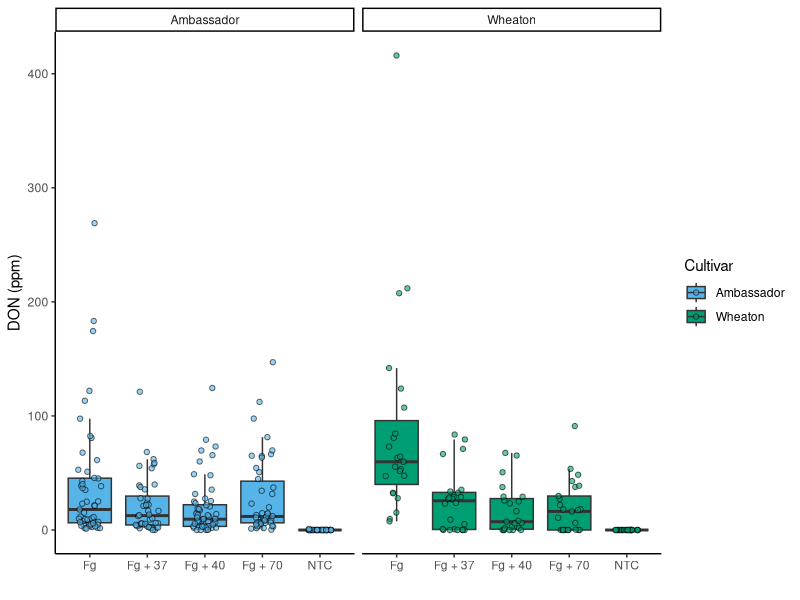
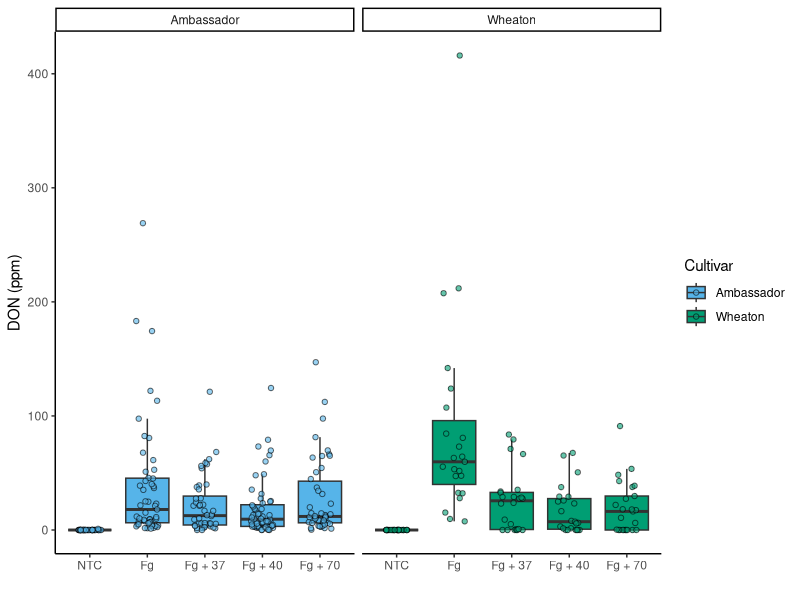
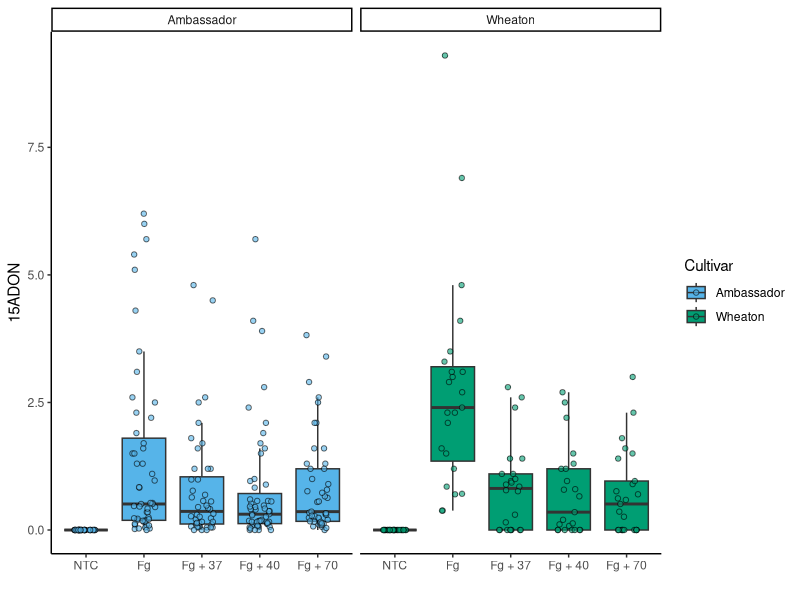
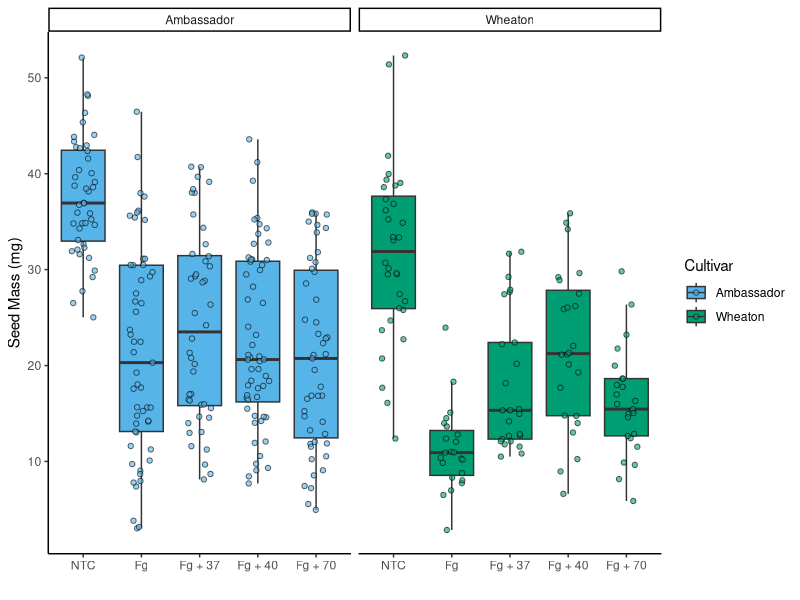
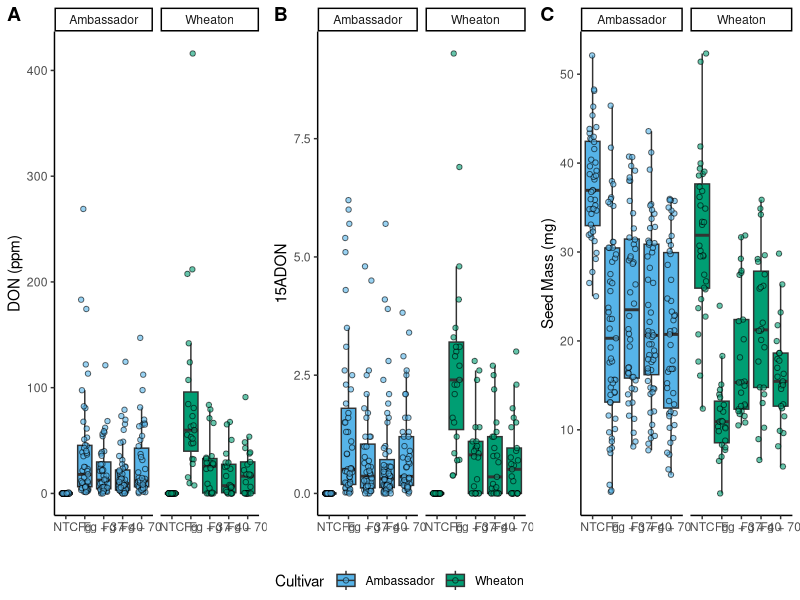
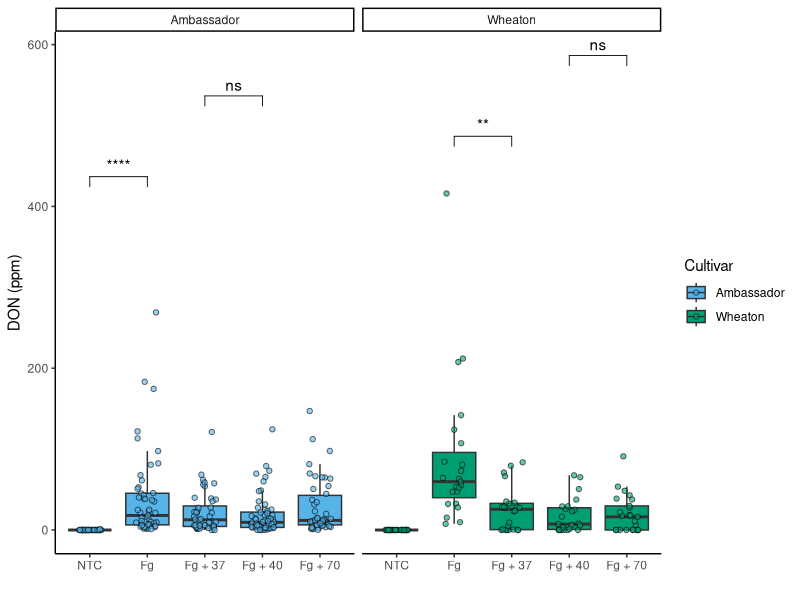
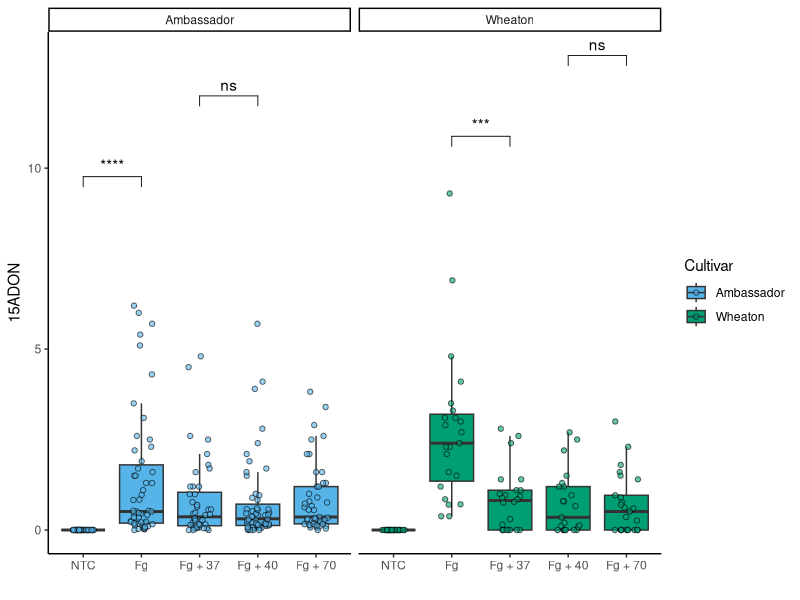
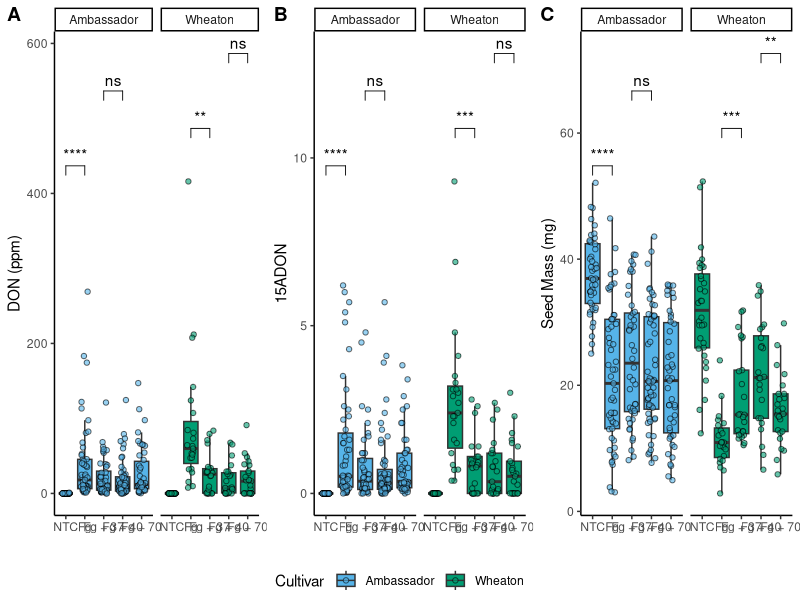

Write R code to recreate these figures, in order.
## ---- chunk 1
 fs::dir_tree()
## ---- chunk 2
library(readr)
library(ggplot2)
library(tidyverse)
library(ggpubr)
library(ggrepel) 
cbbPalette <- c("#000000", "#E69F00", "#56B4E9", "#009E73",
                "#F0E442", "#0072B2", "#D55E00", "#CC79A7")
## ---- chunk 3
Mycotoxin_Data <- read.csv("MycotoxinData.csv",na = "na")
## ---- chunk 4

 ggplot(Mycotoxin_Data, aes(x = Treatment, y = DON, fill = Cultivar)) +
  geom_boxplot(outliers = F) + 
  xlab("") + 
  ylab("DON (ppm)") + 
  geom_point(alpha = 0.6, pch = 21, color = "black", position = position_jitterdodge()) +
  scale_color_manual(values = c(cbbPalette[3], cbbPalette[4])) +
  scale_fill_manual(values = c(cbbPalette[3], cbbPalette[4])) +
  theme_classic() +
  facet_wrap(~Cultivar)

## ---- chunk 5
Mycotoxin_Data$Treatment <- factor(Mycotoxin_Data$Treatment, levels = c("NTC", "Fg", "Fg + 37", "Fg + 40", "Fg + 70"))
## ---- chunk 6
DON.Plot <- ggplot(Mycotoxin_Data, aes(x = Treatment, y = DON, fill = Cultivar)) +
  geom_boxplot(outliers = F) + 
  xlab("") + 
  ylab("DON (ppm)") + 
  geom_point(alpha = 0.6, pch = 21, color = "black", position = position_jitterdodge()) +
  scale_color_manual(values = c(cbbPalette[3], cbbPalette[4])) +
  scale_fill_manual(values = c(cbbPalette[3], cbbPalette[4])) +
  theme_classic() +
  facet_wrap(~Cultivar)
DON.Plot

## ---- chunk 7
X15ADON.Plot <- ggplot(Mycotoxin_Data, aes(x = Treatment, y = X15ADON, fill = Cultivar)) +
  geom_boxplot(outliers = F) + 
  xlab("") + 
  ylab("15ADON") + 
  geom_point(alpha = 0.6, pch = 21, color = "black", position = position_jitterdodge()) +
  scale_color_manual(values = c(cbbPalette[3], cbbPalette[4])) +
  scale_fill_manual(values = c(cbbPalette[3], cbbPalette[4])) +
  theme_classic() +
  facet_wrap(~Cultivar)

X15ADON.Plot
## ---- chunk 8
Seed.mass.plot <- ggplot(Mycotoxin_Data, aes(x = Treatment, y = MassperSeed_mg, fill = Cultivar)) +
  geom_boxplot(outliers = F) + 
  xlab("") + 
  ylab("Seed Mass (mg)") + 
  geom_point(alpha = 0.6, pch = 21, color = "black", position = position_jitterdodge()) +
  scale_color_manual(values = c(cbbPalette[3], cbbPalette[4])) +
  scale_fill_manual(values = c(cbbPalette[3], cbbPalette[4])) +
  theme_classic() +
  facet_wrap(~Cultivar)

Seed.mass.plot
## ---- chunk 9
Combine.plot <- ggarrange(
  DON.Plot,
  X15ADON.Plot, 
  Seed.mass.plot, 
  labels = c("A", "B", "C"),
  nrow = 1,
  ncol = 3,
  common.legend = TRUE,
  legend = "bottom"
)

Combine.plot
## ---- chunk 10
DONplot.pwc <- ggplot(Mycotoxin_Data, aes(x = Treatment, y = DON, fill = Cultivar)) +
  geom_boxplot(outliers = F) + 
  xlab("") + 
  ylab("DON (ppm)") + 
  geom_point(alpha = 0.6, pch = 21, color = "black", position = position_jitterdodge()) +
  scale_color_manual(values = c(cbbPalette[3], cbbPalette[4])) +
  scale_fill_manual(values = c(cbbPalette[3], cbbPalette[4])) +
  theme_classic() +
  facet_wrap(~Cultivar) +
  stat_compare_means(method = "t.test", label = "p.signif", 
                     comparisons = list(c("NTC", "Fg"), 
                                        c("Fg", "Fg + 37"), 
                                        c("Fg + 37", "Fg + 40"), 
                                        c("Fg + 40", "Fg + 70")))

DONplot.pwc


## ---- chunk 11
X15ADONplot.pwc <- ggplot(Mycotoxin_Data, aes(x = Treatment, y = X15ADON, fill = Cultivar)) +
  geom_boxplot(outliers = F) + 
  xlab("") + 
  ylab("15ADON") + 
  geom_point(alpha = 0.6, pch = 21, color = "black", position = position_jitterdodge()) +
  scale_color_manual(values = c(cbbPalette[3], cbbPalette[4])) +
  scale_fill_manual(values = c(cbbPalette[3], cbbPalette[4])) +
  theme_classic() +
  facet_wrap(~Cultivar) +
  stat_compare_means(method = "t.test", label = "p.signif", 
                                        comparisons = list(c("NTC", "Fg"), 
                                                           c("Fg", "Fg + 37"), 
                                                           c("Fg + 37", "Fg + 40"), 
                                                           c("Fg + 40", "Fg + 70")))               
 X15ADONplot.pwc
## ---- chunk 12
 Seed.massplot.pwc <- ggplot(Mycotoxin_Data, aes(x = Treatment, y = MassperSeed_mg, fill = Cultivar)) +
   geom_boxplot(outliers = F) + 
     xlab("") + 
   ylab("Seed Mass (mg)") + 
  geom_point(alpha = 0.6, pch = 21, color = "black", position = position_jitterdodge()) +
  scale_color_manual(values = c(cbbPalette[3], cbbPalette[4])) +
   scale_fill_manual(values = c(cbbPalette[3], cbbPalette[4])) +
    theme_classic() +
    facet_wrap(~Cultivar) +
    stat_compare_means(method = "t.test", label = "p.signif", 
                            comparisons = list(c("NTC", "Fg"), 
                                        c("Fg", "Fg + 37"), 
                                          c("Fg + 37", "Fg + 40"), 
                                             c("Fg + 40", "Fg + 70")))
## ---- chunk 13
Combineplot.pwc <- ggarrange( DONplot.pwc,
                                   X15ADONplot.pwc, 
                       Seed.massplot.pwc, 
                       labels = c("A", "B", "C"),
                       nrow = 1,
                       ncol = 3,
                       common.legend = TRUE,
                       legend = "bottom")
                     
                     Combineplot.pwc
